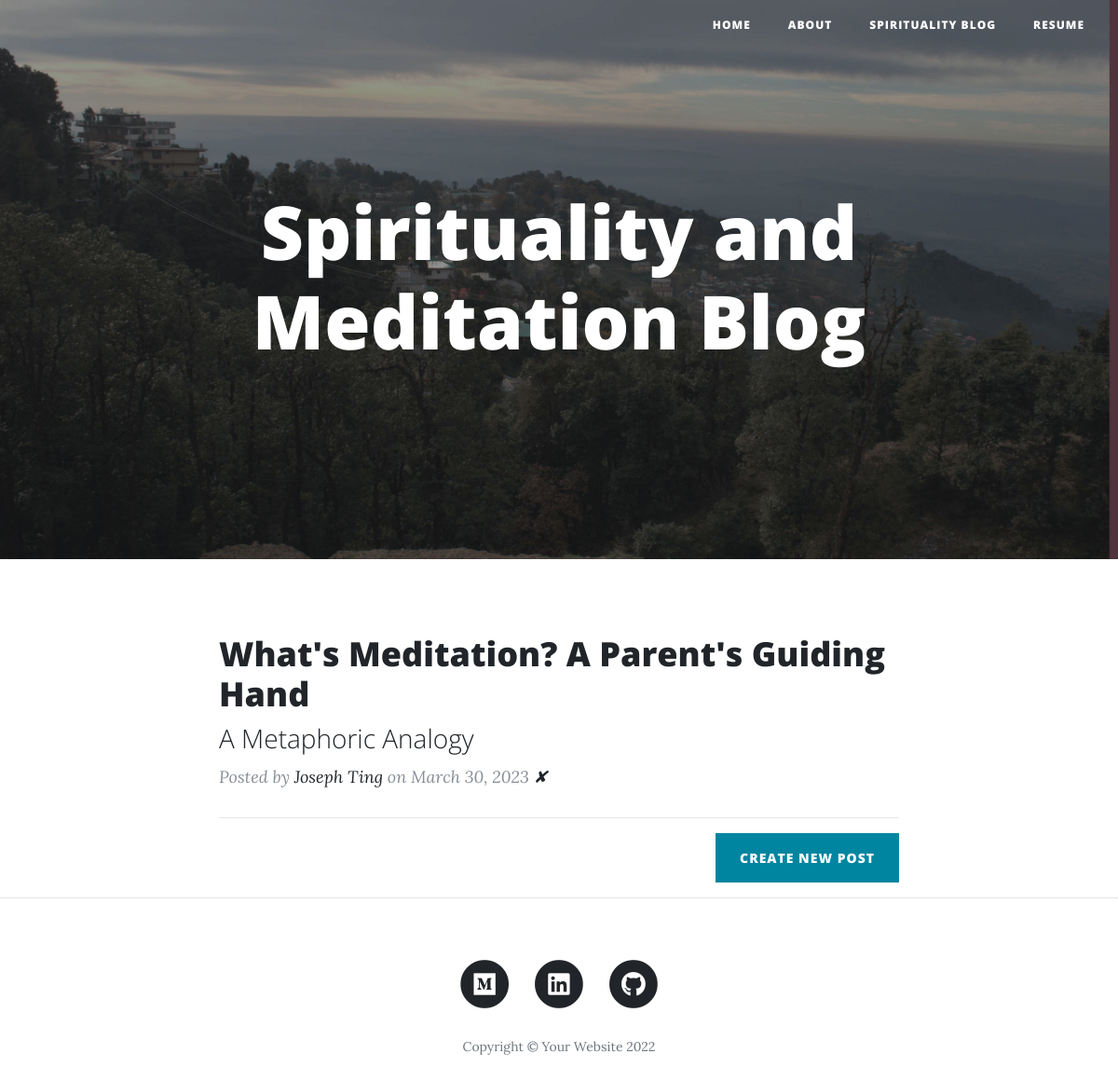
The app's page /spirit with its own data.
### main.py (models this page shows)
class SpiritPost(db.Model):
    id = db.Column(db.Integer, primary_key=True)
    title = db.Column(db.String(250), unique=True, nullable=False)
    subtitle = db.Column(db.String(250), nullable=False)
    date = db.Column(db.String(250), nullable=False)
    body = db.Column(db.Text, nullable=False)
    author = db.Column(db.String(250), nullable=False)
    img_url = db.Column(db.String(250), nullable=False)

### main.py (the view)
@app.route("/spirit")
def get_all_posts_spirit():
    posts = SpiritPost.query.all()
    log('Spirituality page visited')
    return render_template("spirit.html", all_posts=posts)

### main.py (called while the page is built)
def log(message):
    ip_address = request.remote_addr
    log_entry = VisitorLog(ip_address=ip_address, message=message)
    db.session.add(log_entry)
    db.session.commit()

### templates/spirit.html
{% include "header.html" %}
  <header class="masthead" style="background-image: url({{ url_for('static', filename='img/Dharamshala.jpg')}})">
    <div class="overlay"></div>
    <div class="container">
      <div class="row">
        <div class="col-lg-8 col-md-10 mx-auto">
          <div class="site-heading">
            <h1>Spirituality and Meditation Blog</h1>
          </div>
        </div>
      </div>
    </div>
  </header>
  <div class="container">
    <div class="row">
      <div class="col-lg-8 col-md-10 mx-auto">
        {% for post in all_posts %}
        <div class="post-preview">
          <a href="{{ url_for('show_post_spirit', post_id=post.id) }}">
            <h2 class="post-title">
              {{post.title}}
            </h2>
            <h3 class="post-subtitle">
              {{post.subtitle}}
            </h3>
          </a>
        <p class="post-meta">Posted by
           <a href="#">{{post.author}}</a>
           on {{post.date}}
           <a href="{{url_for('delete_post_spirit', post_id=post.id) }}">✘</a>
         </p>
        </div>
        <hr>
        {% endfor %}
        <div class="clearfix">
          <a class="btn btn-primary float-right" href="{{url_for('add_new_post_spirit')}}">Create New Post</a>
        </div>
      </div>
    </div>
  </div>
  <hr>
{% include "footer.html" %}

### records on screen
SpiritPost: title "What's Meditation? A Parent's Guiding Hand", subtitle "A Metaphoric Analogy", author "Joseph Ting", date "March 30, 2023"
